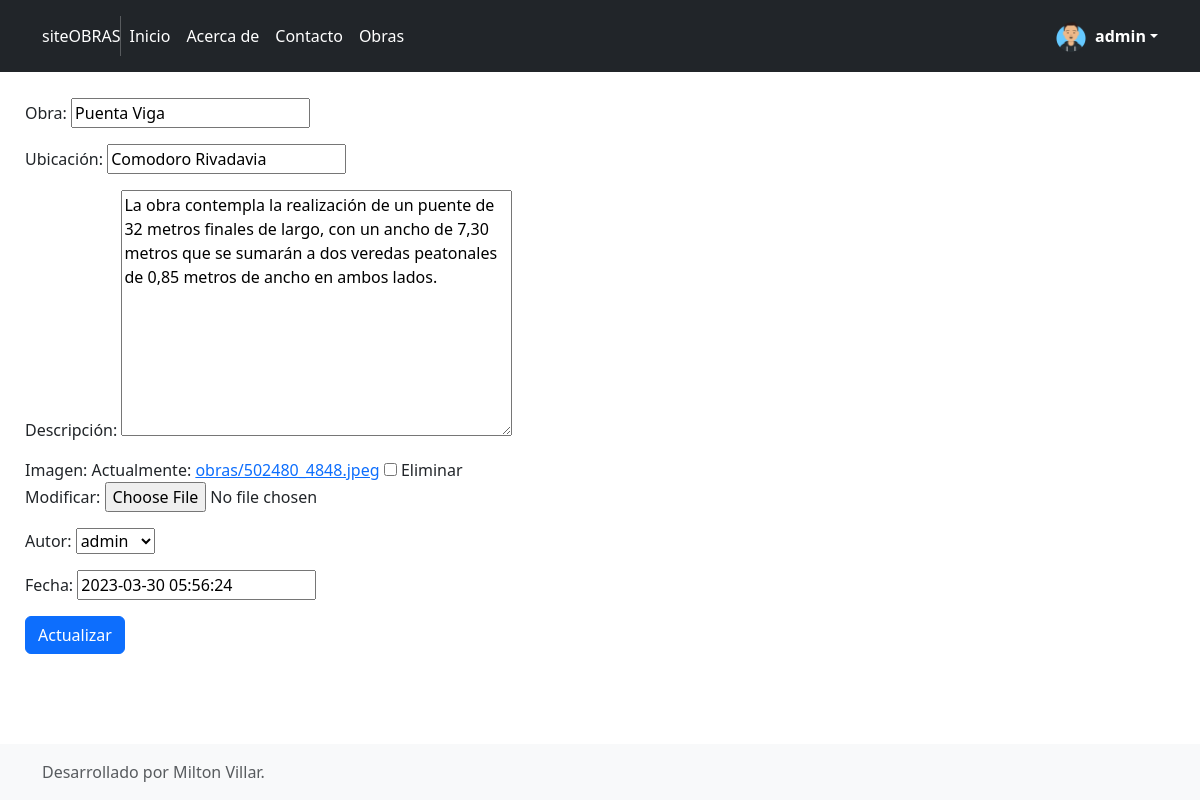
The app's page /obra/2/actualizar (signed in) with its own data.
### obras/models.py (models this page shows, shortened)
class Perfil(models.Model):
    user = models.OneToOneField(to=User, on_delete=models.CASCADE, related_name="perfil")
    avatar = models.ImageField(upload_to="avatares", null=True, blank=True)
    @property
    def image_url(self):
        return self.avatar.url if self.avatar else ''

class Obra(models.Model):
    titulo = models.CharField(max_length=50, verbose_name='Obra')
    subtitulo = models.CharField(max_length=50, verbose_name='Ubicación')
    descripcion = models.TextField(verbose_name='Descripción')
    imagen = models.ImageField(upload_to="obras", null=True, blank=True, verbose_name='Imagen')
    autor = models.ForeignKey(to=User, on_delete=models.CASCADE, related_name="autor", verbose_name='Autor' )
    fecha = models.DateTimeField()

### obras/views.py (the view)
# urls.py: path('obra/<pk>/actualizar', ObraActualizar.as_view(), name="obra-actualizar"),
class ObraActualizar(LoginRequiredMixin, UserPassesTestMixin, UpdateView):
    model = Obra
    success_url = reverse_lazy("obra-list")
    fields = '__all__'
    def test_func(self):
        user_id = self.request.user.id
        obra_id = self.kwargs.get("pk")
        return Obra.objects.filter(autor=user_id, id=obra_id).exists()

### obras/templates/obras/obra_form.html (shortened to what this page needs)
{% extends "obras/base.html" %}
{% load static %}
{% block main %}
    <form style="margin-left: 25px;" method="post" enctype="multipart/form-data">
        {{form.as_p}}
        <input type="submit" class="btn btn-primary" value="Actualizar">
    </form>
{% endblock %}

### obras/templates/obras/base.html (shortened to what this page needs)
<!doctype html>
<html lang="es-AR" class="h-100">
  <head>
    {% load static %}
<link href="{% static 'obras/css/bootstrap.min.css'%}" rel="stylesheet">
    <link href="{% static 'obras/css/headers.css' %}" rel="stylesheet">
  </head>
<body class="d-flex flex-column h-100">
<header class="p-3 text-bg-dark">
    <div class="container">
      <div class="d-flex flex-wrap align-items-center justify-content-center justify-content-lg-start">
        <a class="navbar-brand" href="/">siteOBRAS</a>
        <ul class="nav col-12 col-lg-auto me-lg-auto mb-2 justify-content-center mb-md-0">
          <li><a href="{% url 'home' %}" class="nav-link px-2 text-white">Inicio</a></li>
          <li><a href="{% url 'about' %}" class="nav-link px-2 text-white">Acerca de</a></li>
          <li><a href="{% url 'mensaje-crear' %}" class="nav-link px-2 text-white">Contacto</a></li>
          <li><a href="{% url 'obra-list' %}" class="nav-link px-2 text-white">Obras</a></li>
        </ul>
          {% if user.is_authenticated %}
            <div class="dropdown text-end">
              <a href="#" class="d-flex align-items-center text-white text-decoration-none dropdown-toggle" data-bs-toggle="dropdown" aria-expanded="false">
                <img src="{{user.perfil.image_url}}" alt="" width="32" height="32" class="rounded-circle me-2">
                <strong>{{ user.username }}</strong>
              </a>
            </div>
          {% else %}
          <div class="text-end">
            <a href="{% url 'login' %}" class="btn btn-outline-light me-2">Inicio</a>
            <a href="{% url 'signup' %}" class="btn btn-warning">Registrarse</a>
          {% endif %}
        </div>
      </div>
  </header>
{% block main %}
{% endblock %}
<footer class="footer mt-auto py-3 bg-light">
  <div class="container">
    <span class="text-muted">Desarrollado por Milton Villar.</span>
  </div>
</footer>
  </body>
</html>

### obras/static/obras/css/headers.css (style rules this page uses)
.dropdown-toggle { outline: 0; }

### records on screen
Obra: titulo "Puenta Viga", subtitulo "Comodoro Rivadavia", descripcion "La obra contempla la realización de un puente de 32 metros finales de largo, con un ancho de 7,30 metros que se sumarán a dos veredas peatonales de 0,85 metros de ancho en ambos lados.", autor "admin", fecha "2023-03-30 05:56:24"

### other values on screen
{{ user.username }} "admin"
